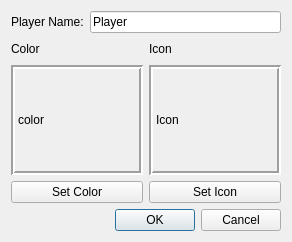
<?xml version="1.0" encoding="UTF-8"?>
<ui version="4.0">
 <class>NewPlayerDialog</class>
 <widget class="QDialog" name="NewPlayerDialog">
  <property name="geometry">
   <rect>
    <x>0</x>
    <y>0</y>
    <width>292</width>
    <height>242</height>
   </rect>
  </property>
  <property name="windowTitle">
   <string>Dialog</string>
  </property>
  <layout class="QGridLayout" name="gridLayout_2">
   <item row="0" column="0">
    <layout class="QGridLayout" name="gridLayout">
     <item row="0" column="0" colspan="2">
      <layout class="QHBoxLayout" name="horizontalLayout">
       <item>
        <widget class="QLabel" name="label">
         <property name="text">
          <string>Player Name:</string>
         </property>
        </widget>
       </item>
       <item>
        <widget class="QLineEdit" name="lineEdit">
         <property name="text">
          <string>Player</string>
         </property>
        </widget>
       </item>
      </layout>
     </item>
     <item row="1" column="0">
      <widget class="QLabel" name="color_label">
       <property name="maximumSize">
        <size>
         <width>16777215</width>
         <height>20</height>
        </size>
       </property>
       <property name="text">
        <string>Color</string>
       </property>
      </widget>
     </item>
     <item row="1" column="1">
      <widget class="QLabel" name="icon_label">
       <property name="maximumSize">
        <size>
         <width>16777215</width>
         <height>20</height>
        </size>
       </property>
       <property name="text">
        <string>Icon</string>
       </property>
      </widget>
     </item>
     <item row="2" column="0">
      <widget class="QLabel" name="color">
       <property name="minimumSize">
        <size>
         <width>100</width>
         <height>100</height>
        </size>
       </property>
       <property name="baseSize">
        <size>
         <width>100</width>
         <height>100</height>
        </size>
       </property>
       <property name="frameShape">
        <enum>QFrame::Box</enum>
       </property>
       <property name="frameShadow">
        <enum>QFrame::Sunken</enum>
       </property>
       <property name="lineWidth">
        <number>2</number>
       </property>
       <property name="text">
        <string>color</string>
       </property>
      </widget>
     </item>
     <item row="2" column="1">
      <widget class="QLabel" name="icon">
       <property name="minimumSize">
        <size>
         <width>100</width>
         <height>100</height>
        </size>
       </property>
       <property name="baseSize">
        <size>
         <width>100</width>
         <height>100</height>
        </size>
       </property>
       <property name="frameShape">
        <enum>QFrame::Box</enum>
       </property>
       <property name="frameShadow">
        <enum>QFrame::Sunken</enum>
       </property>
       <property name="lineWidth">
        <number>2</number>
       </property>
       <property name="text">
        <string>Icon</string>
       </property>
      </widget>
     </item>
     <item row="3" column="0">
      <widget class="QPushButton" name="set_color">
       <property name="text">
        <string>Set Color</string>
       </property>
      </widget>
     </item>
     <item row="3" column="1">
      <widget class="QPushButton" name="set_icon">
       <property name="text">
        <string>Set Icon</string>
       </property>
      </widget>
     </item>
    </layout>
   </item>
   <item row="1" column="0">
    <widget class="QDialogButtonBox" name="buttonBox">
     <property name="orientation">
      <enum>Qt::Horizontal</enum>
     </property>
     <property name="standardButtons">
      <set>QDialogButtonBox::Cancel|QDialogButtonBox::Ok</set>
     </property>
    </widget>
   </item>
  </layout>
 </widget>
 <resources/>
 <connections>
  <connection>
   <sender>buttonBox</sender>
   <signal>accepted()</signal>
   <receiver>NewPlayerDialog</receiver>
   <slot>accept()</slot>
   <hints>
    <hint type="sourcelabel">
     <x>248</x>
     <y>254</y>
    </hint>
    <hint type="destinationlabel">
     <x>157</x>
     <y>274</y>
    </hint>
   </hints>
  </connection>
  <connection>
   <sender>buttonBox</sender>
   <signal>rejected()</signal>
   <receiver>NewPlayerDialog</receiver>
   <slot>reject()</slot>
   <hints>
    <hint type="sourcelabel">
     <x>316</x>
     <y>260</y>
    </hint>
    <hint type="destinationlabel">
     <x>286</x>
     <y>274</y>
    </hint>
   </hints>
  </connection>
 </connections>
</ui>
